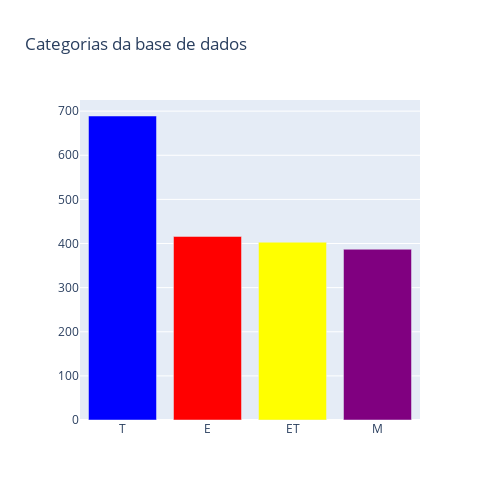

The notebook cell saved with this chart:
### Markdown cell above
## Análise visual de dimensionalidade da coluna alvo

### Code cell
fig = go.Figure()
color = ['blue', 'red','yellow', 'purple']
fig.add_trace(
    go.Bar(
        x = df['esrb_rating'].value_counts().index,
        y = df['esrb_rating'].value_counts().values,
        marker_color = color
    )
)
fig.update_layout(
    title = 'Categorias da base de dados'
    ,width = 500, height = 500)

fig.show()

### Figure 1 — Plotly figure (JSON) as saved in the notebook; plotly's stock layout.template omitted (floating-point values rounded to 4 significant figures)
{"data": [{"marker": {"color": ["blue", "red", "yellow", "purple"]}, "type": "bar", "x": ["T", "E", "ET", "M"], "y": [689, 416, 403, 387]}], "layout": {"height": 500, "title": {"text": "Categorias da base de dados"}, "width": 500}}
